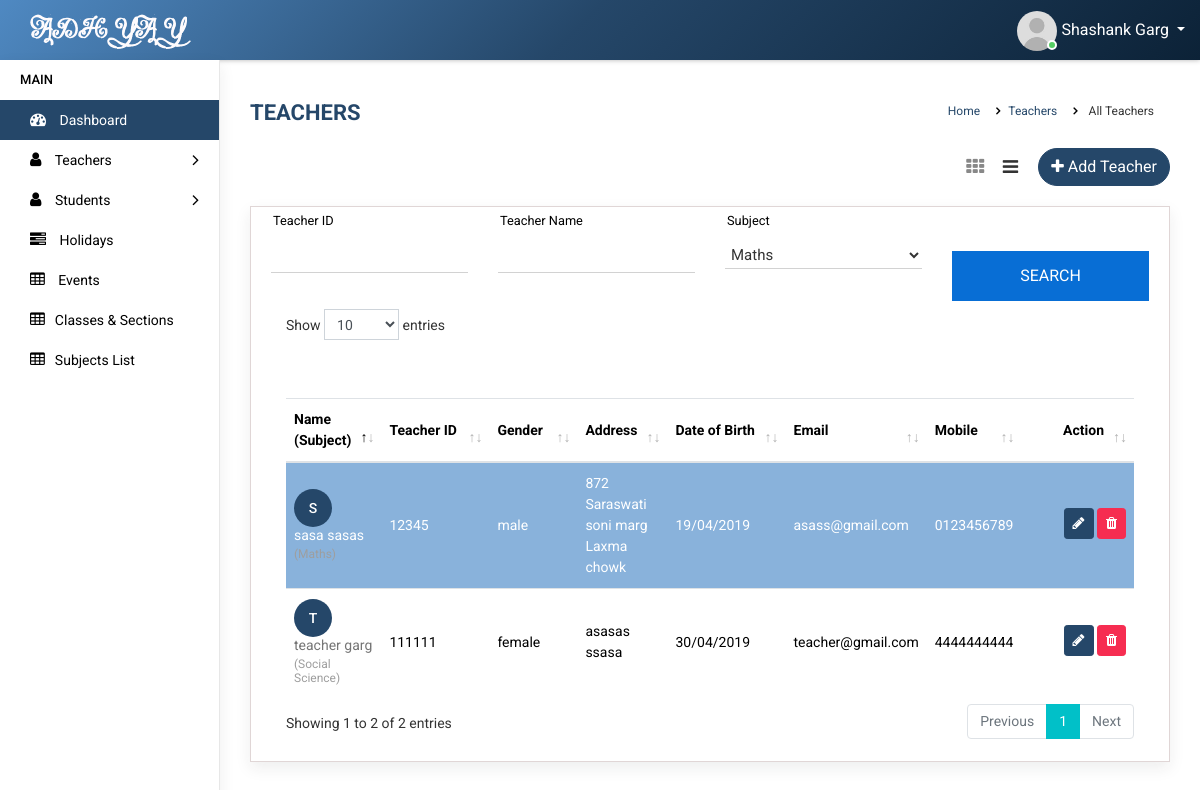
The app's page /teachers-list.php (signed in) with its own data.
### tables this page shows
CREATE TABLE `teachers` (
  `id` int(11) NOT NULL AUTO_INCREMENT,
  `user_id` int(11) NOT NULL,
  `gender` varchar(100) DEFAULT NULL,
  `dob` varchar(200) DEFAULT NULL,
  `class_id` int(11) DEFAULT NULL,
  `is_class_teacher` varchar(50) DEFAULT NULL,
  `joining_date` varchar(255) DEFAULT NULL,
  `mobile_number` varchar(255) DEFAULT NULL,
  `subject_id` varchar(100) DEFAULT NULL,
  `teacher_id` varchar(255) DEFAULT NULL,
  `section_id` int(11) DEFAULT NULL,
  `permanent_address` varchar(255) DEFAULT NULL,
  `profile_image` text,
  `createdDate` timestamp NULL DEFAULT NULL,
  PRIMARY KEY (`id`)
);

CREATE TABLE `users` (
  `id` int(11) NOT NULL AUTO_INCREMENT,
  `first_name` varchar(200) DEFAULT NULL,
  `last_name` varchar(200) DEFAULT NULL,
  `user_name` varchar(200) DEFAULT NULL,
  `email_address` varchar(255) DEFAULT NULL,
  `password` text,
  `user_role` varchar(100) DEFAULT NULL,
  `email_verification` int(11) DEFAULT '0',
  `createdDate` timestamp NULL DEFAULT NULL,
  PRIMARY KEY (`id`)
);

CREATE TABLE `subjects` (
  `id` int(11) NOT NULL AUTO_INCREMENT,
  `subject_name` varchar(230) DEFAULT NULL,
  `createdDate` timestamp NOT NULL DEFAULT CURRENT_TIMESTAMP ON UPDATE CURRENT_TIMESTAMP,
  PRIMARY KEY (`id`)
);

### employee/class/dbclass.php (called while the page is built, shortened)
<?php
class MySQLCN {
    function MySQLCN() {
        $user = DB_USERNAME;
        $pass = DB_PASSWORD;
        $server = DB_SERVER;
        $dbase = DB_DATABASE;
        $conn = mysqli_connect($server, $user, $pass);
        $this->CONN = $conn;
        return true;
    }
    function select($sql = "") {
        $conn = $this->CONN;
        $results = @mysqli_query($conn, $sql);
        $count = 0;
        $data = array();
        while ($row = mysqli_fetch_array($results)) {
            foreach ($row as $key => $value) {
                if (!is_array($value)) {
                    $row[$key] = htmlspecialchars_decode($value, ENT_QUOTES);
                }
            }
            $data[$count] = $row;
            $count++;
        }
        return $data;
    }
}
?>

### employee/class/CommonFunction.php (called while the page is built, shortened)
<?php
class CommonFunction extends MySQLCN {
    function getAllTeachers() {
        $fetchList = "SELECT * FROM `users` join teachers on users.id=teachers.user_id join subjects on subjects.id=teachers.subject_id where user_role != '1' order by `first_name` asc";
        $fetch_list = $this->select($fetchList);
        return $fetch_list;
    }
}

### teachers-list.php (the view, shortened to what this page needs)
<?php
require_once 'employee/class/dbclass.php';
require_once 'employee/class/CommonFunction.php';
$common_function=new CommonFunction();
$resultAllTeachers=$common_function->getAllTeachers();
?>
<?php
require_once 'includes/header.php';
require_once 'includes/sidebar.php';
?>
<div class="page-wrapper">
            <div class="content container-fluid">
			<div class="page-header">
					<div class="row">
						<div class="col-lg-7 col-md-12 col-sm-12 col-12">
							<h5 class="text-uppercase">Teachers</h5>
						</div>
						<div class="col-lg-5 col-md-12 col-sm-12 col-12">
							<ul class="list-inline breadcrumb float-right">
								<li class="list-inline-item"><a href="#">Home</a></li>
								<li class="list-inline-item"><a href="#">Teachers</a></li>
								<li class="list-inline-item"> All Teachers</li>
							</ul>
						</div>
					</div>
				</div>
                <div class="row">
                    <div class="col-sm-4 col-3">
                    </div>
                    <div class="col-sm-8 col-9 text-right m-b-20">
                        <a href="add-teacher.php" class="btn btn-primary float-right btn-rounded"><i class="fa fa-plus"></i> Add Teacher</a>
                        <div class="view-icons">
                            <a href="all-teachers.php" class="grid-view btn btn-link"><i class="fa fa-th"></i></a>
                            <a href="teachers-list.php" class="list-view btn btn-link active"><i class="fa fa-bars"></i></a>
                        </div>
                    </div>
                </div>
			<div class="content-page">
                <div class="row filter-row">
                    <div class="col-sm-6 col-md-3">
						<div class="form-group custom-mt-form-group">
							<input type="text"  />
							<label class="control-label">Teacher ID</label><i class="bar"></i>
						</div>
                    </div>
                    <div class="col-sm-6 col-md-3">
						<div class="form-group custom-mt-form-group">
							<input type="text"  />
							<label class="control-label">Teacher Name</label><i class="bar"></i>
						</div>
                    </div>
                    <div class="col-sm-6 col-md-3">
						<div class="form-group custom-mt-form-group">
							<select >
								 <option>Maths</option>
							 </select>
							 <label class="control-label">Subject</label><i class="bar"></i>
						</div>
                    </div>
                    <div class="col-sm-6 col-md-3">
                        <a href="#" class="btn btn-success btn-block mt-4 mb-2"> Search </a>
                    </div>
                </div>
                <div class="row">
                    <div class="col-md-12">
                        <div class="table-responsive">
                            <table class="table table-striped custom-table datatable">
                                <thead>
                                    <tr>
                                        <th style="min-width:50px;">Name (Subject)</th>
                                        <th style="min-width:70px;">Teacher ID</th>
                                        <th style="min-width:50px;">Gender</th>
										<th style="min-width:50px;">Address</th>
										<th style="min-width:80px;">Date of Birth</th>
                                        <th style="min-width:50px;">Email</th>
                                        <th style="min-width:50px;">Mobile</th>
                                        <th class="text-right" style="width:15%;" >Action</th>
                                    </tr>
                                </thead>
                                <tbody>
                                	<?php foreach ($resultAllTeachers as $key => $value) { ?>
                                    <tr>
                                        <td>
                                            <a href="teacher-profile.php?userId=<?php echo $value[0]; ?>" class="avatar"><?php echo substr($value['first_name'], 0, 1) ?></a>
                                            <h2><a href="teacher-profile.php?userId=<?php echo $value[0]; ?>"><?php echo $value['first_name'].' '.$value['last_name']; ?> <span>(<?php echo $value['subject_name']; ?>)</span></a></h2>
                                        </td>
                                        <td><?php echo $value['teacher_id']; ?></td>
                                        <td><?php echo $value['gender']; ?></td>
                                        <td><?php echo $value['permanent_address']; ?></td>
										<td><?php echo $value['dob']; ?></td>
                                        <td><?php echo $value['email_address']; ?></td>
                                        <td><?php echo $value['mobile_number']; ?></td>
                                        <td class="text-right" >
											<a href="add-teacher.php?userId=<?php echo $value[0]; ?>" class="btn btn-primary btn-sm mb-1">
												<i class="fa fa-pencil" aria-hidden="true"></i>
											</a>
											<button type="submit" data-toggle="modal" data-target="#delete_employee" class="btn btn-danger btn-sm mb-1">
											<i class="fa fa-trash" aria-hidden="true"></i>
											</button>
										</td>
                                    </tr>
                                	<?php } ?>
                                </tbody>
                            </table>
                        </div>
                    </div>
                </div>
            </div>
        </div>
        <?php require_once 'includes/footer.php'; ?>

### records on screen
teachers: user.first_name "S", user.first_name "sasa", user.last_name "sasas", teacher "12345", gender "male", permanent_address "872 Saraswati soni marg Laxma chowk", dob "19/04/2019", user.email_address "asass@gmail.com", mobile_number "0123456789"
teachers: user.first_name "T", user.first_name "teacher", user.last_name "garg", subject.subject_name "Social Science", teacher "111111", gender "female", permanent_address "asasas ssasa", dob "30/04/2019", user.email_address "teacher@gmail.com", mobile_number "4444444444"

### other values on screen
$_SESSION['name'] "Shashank Garg"
